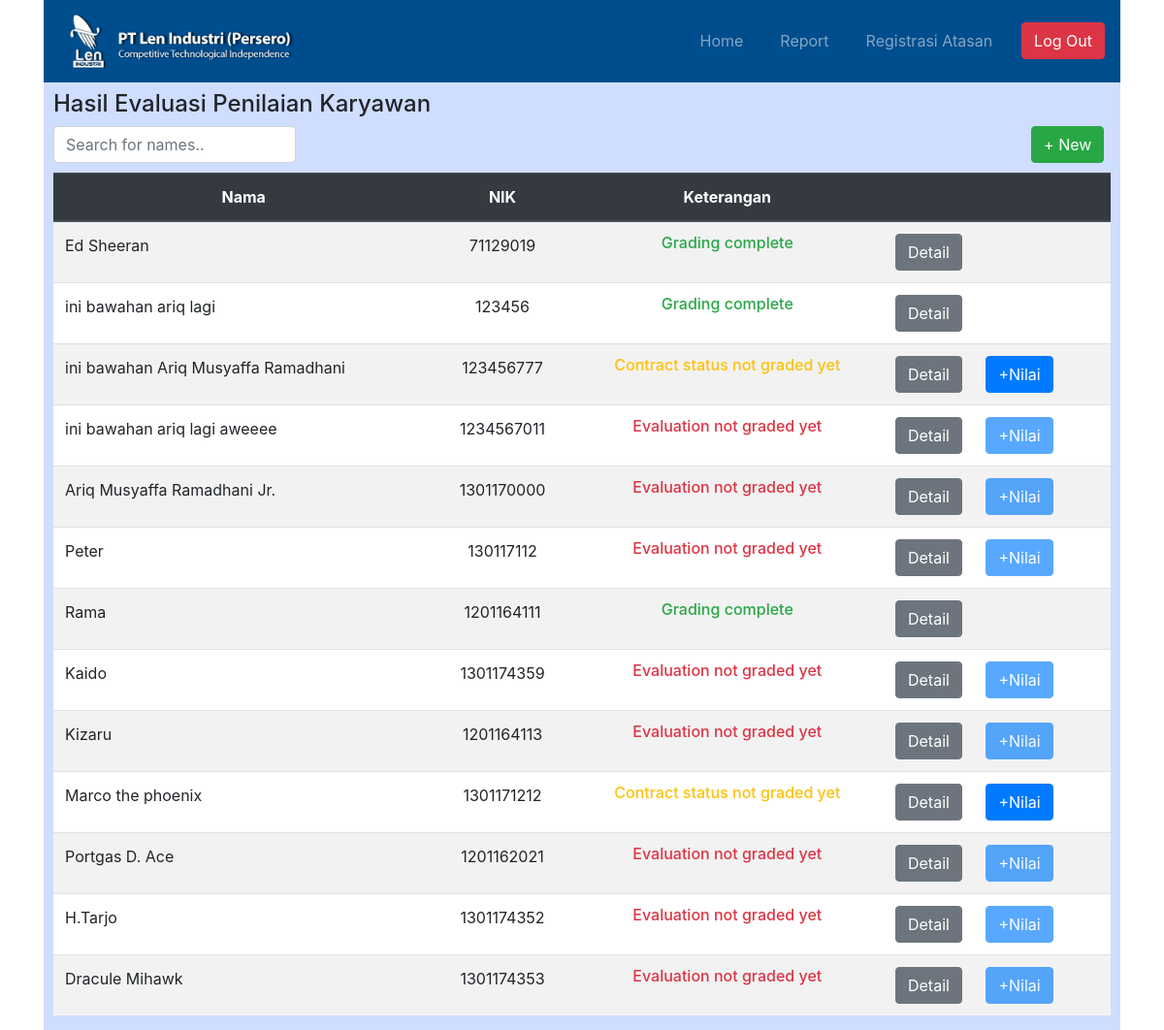
The page /index.php/c_dashboard_admin on the database its author committed.
### tables this page shows
CREATE TABLE `karyawan` (
  `id_karyawan` int(11) NOT NULL,
  `id_evaluasi` int(11) DEFAULT NULL,
  `id_absensi` int(11) NOT NULL,
  `nama` varchar(255) NOT NULL,
  `nik` int(10) NOT NULL,
  `divisi` varchar(255) NOT NULL,
  `jabatan` varchar(255) NOT NULL,
  `bagian` varchar(255) NOT NULL,
  `nilai_hasil` float NOT NULL,
  `end_periode` date NOT NULL,
  `start_periode` date NOT NULL,
  `status` varchar(255) NOT NULL,
  `alasan` varchar(255) DEFAULT NULL,
  `anggaran` varchar(255) DEFAULT NULL,
  `kode_pagu` varchar(255) DEFAULT NULL
);

### application/controllers/C_dashboard_admin.php (called while the page is built, shortened)
<?php
class C_dashboard_admin extends CI_Controller {
	public function index()
	{
		$data = array();
		$data['hasilevaluasi'] = $this->M_weblen2->read_hasil_evaluasi();
		$this->load->view('admin/V_dashboard_admin', $data);
	}
}

### index.php (called while the page is built, shortened)
<?php
require_once BASEPATH.'core/CodeIgniter.php';

### application/models/M_weblen2.php (called while the page is built, shortened)
<?php
class M_weblen2 extends CI_Model {
	public function read_hasil_evaluasi ()
	{
		$this->db->select('karyawan.id_karyawan as id_karyawan, karyawan.id_absensi as id_absensi, karyawan.id_evaluasi as id_evaluasi, karyawan.nama as nama, karyawan.nik as nik, evaluasi.nilai_eval as nilai_eval, absensi.nilai_produktivitas as nilai_produktivitas, karyawan.nilai_hasil as nilai_hasil, karyawan.status as status');
		$this->db->from('karyawan');
		$this->db->join('evaluasi', 'karyawan.id_evaluasi = evaluasi.id_evaluasi');
		$this->db->join('absensi', 'karyawan.id_absensi = absensi.id_absensi');
		$query = $this->db->get();
		return $query->result_array();
	}
}

### application/views/admin/V_dashboard_admin.php (the view, shortened to what this page needs)
<!DOCTYPE html>
<html lang="en">
<head>
    <link rel="stylesheet" href="<?= base_url()?>/assets/css/bootstrap.min.css">
    <link rel="stylesheet" href="<?= base_url()?>/assets/style/style1.css">
</head>
<body>
    <div class="container">
        <?php $this->load->view('navbar_admin.php') ?>
        <div class="container main_bgr_dash">
            <div class="row">
                <div class="col-md-12">
                    <h4>Hasil Evaluasi Penilaian Karyawan</h4>
                </div>
            </div>
        <form action="" method="">
            <div class="row" style=" margin-bottom: 10px;">
                <div class="col-md-3">
                <input class="form-control" type="text" id="myInput" onkeyup="searchName()" placeholder="Search for names.." title="Type in a name">
                </div>
                <div class="col-md-7" style="text-align: right; margin-left: 180px;">
                    <a href="<?= site_url('C_tambah_admin'); ?>" class="btn btn-success">+ New</a>
                </div>
            </div>
        </form>
            <div class="row">
                <div class="col-md-12">
                    <div class="table-responsive" style="background-color: white;">
                        <table class="table table-striped" id="myTable" style="margin-bottom: 0px;">
                            <thead class="thead-dark"  style="text-align: center;">
                            <tr>
                                <th scope="col">Nama</th>
                                <th scope="col">NIK</th>
                                <th scope="col">Keterangan</th>
                                <th scope="col"></th>
                            </tr>
                            </thead>
                            <tbody>
                            <?php $no = 1;
                            foreach ($hasilevaluasi as $value) { ?>
                                <tr>
                                    <td><?= $value['nama']; ?></td>
                                    <td style="text-align: center;"><?= $value['nik']; ?></td>
                                    <?php if ($value['status'] == '-' && $value['nilai_eval'] != '-1') { ?>
                                        <td style="text-align: center;" >
                                            <h6 class="text-warning" >
                                            Contract status not graded yet
                                            </h6>
                                        </td>
                                        <td>
                                            <a href="<?php echo site_url('C_detail_admin/index/' . $value['id_karyawan']); ?>" id="detail" style="margin-right: 20px;"><button type="button" class="btn btn-md btn-secondary">Detail</button></a>
                                            <a href="<?php echo site_url('C_kesimpulan_penilaian/index/' . $value['id_karyawan']); ?>"id="nilai"><button type="button" class="btn btn-md btn-primary">+Nilai</button></a>
                                        </td>
                                    <?php } else if($value['nilai_eval'] == '-1' && $value['status'] == '-') { ?>
                                        <td style="text-align: center;" >
                                            <h6 class="text-danger">
                                                Evaluation not graded yet
                                            </h6>
                                        </td>
                                        <td>
                                        <a href="<?php echo site_url('C_detail_admin/index/' . $value['id_karyawan']); ?>" id="detail" style="margin-right: 20px;"><button type="button" class="btn btn-md btn-secondary">Detail</button></a>
                                            <a href="<?php echo site_url('C_kesimpulan_penilaian/index/' . $value['id_karyawan']); ?>"id="nilai"><button type="button" class="btn btn-md btn-primary" disabled>+Nilai</button></a>
                                        </td>
                                    <?php } else {?>
                                        <td style="text-align: center;">
                                            <h6 class="text-success">
                                                Grading complete
                                            </h6>
                                        </td>
                                        <td>
                                        <a href="<?php echo site_url('C_detail_admin/index/' . $value['id_karyawan']); ?>" id="detail" style="margin-right: 20px;"><button type="button" class="btn btn-md btn-secondary">Detail</button></a>
                                        </td>
                                    <?php } ?>
                                </tr>
                            <?php } ?>
                            </tbody>
                        </table>
                    </div>
                </div>
            </div>
        </div>
</body>
</html>

### application/views/navbar_admin.php
<div class="row">
    <div class="col-md-12">
        <nav class="navbar navbar-dark navbar-expand-sm" style="background-color: #004D8D;">
            <a class="navbar-brand" href="<?php echo site_url('C_dashboard_admin'); ?>">
                <img src="<?= base_url()?>/assets/img/logoo.png" alt="Logo" style="width:250px;">
            </a>
            <ul class="navbar-nav ml-auto">
                <li class="nav-item">
                    <a class="nav-link" style="padding-right: 30px;" href="<?php echo site_url('C_dashboard_admin'); ?>">Home</a>
                </li>
                <li class="nav-item">
                    <a class="nav-link" style="padding-right: 30px;" href="<?php echo site_url('C_report'); ?>">Report</a>
                </li>
                <li class="nav-item">
                    <a class="nav-link" style="padding-right: 30px;" href="<?php echo site_url('C_sign_up_atasan'); ?>">Registrasi Atasan</a>
                </li>
            </ul>
            <form class="form-inline my-2 my-lg-0" action="<?php echo site_url('C_landing_page/logout'); ?>">
                <button class="btn btn-danger my-2 my-sm-0" type="submit">Log Out</button>
            </form>
        </nav>
    </div>
</div>

### assets/style/style1.css (style rules this page uses)
.main_bgr_dash { background-color: #CFDDFF; padding: 8px 10px 15px 10px; height: auto; }

### rows shown on the page
karyawan: nama "Ed Sheeran", nik "71129019"
karyawan: nama "ini bawahan ariq lagi", nik "123456"
karyawan: nama "ini bawahan Ariq Musyaffa Ramadhani", nik "123456777"
karyawan: nama "ini bawahan ariq lagi aweeee", nik "1234567011"
karyawan: nama "Ariq Musyaffa Ramadhani Jr.", nik "1301170000"
karyawan: nama "Peter", nik "130117112"
karyawan: nama "Rama", nik "1201164111"
karyawan: nama "Kaido", nik "1301174359"
karyawan: nama "Kizaru", nik "1201164113"
karyawan: nama "Marco the phoenix", nik "1301171212"
karyawan: nama "Portgas D. Ace", nik "1201162021"
karyawan: nama "H.Tarjo", nik "1301174352"
karyawan: nama "Dracule Mihawk", nik "1301174353"
